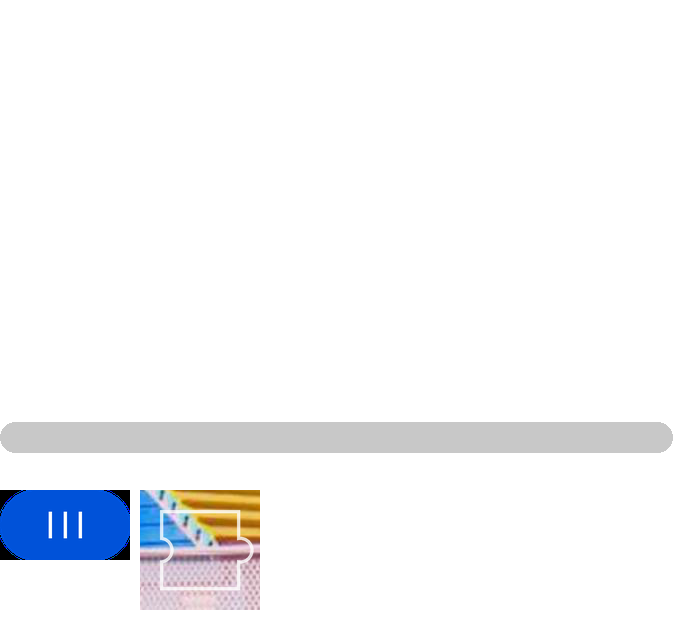
#> input picture piece.jpg, 682 x 620 px
$ python -i trueSolver.py   (imports and definitions only)
#> lines starting #> are read from the running program, lines starting #| are printed output that depends on the picture; after the words box and inside, x2 and y2 are one past the last pixel; in counts of white or black regions, pixels touching at a corner belong together
import cv2
import numpy as np


def get_points(background_path):
    # Загрузка изображения
#> called with background_path = 'piece.jpg'
    image = cv2.imread(background_path)
#> image is the input picture: shape (620, 682, 3); mean B, G, R 248.2, 245.9, 244.8

    # Преобразование изображения в градации серого
    gray = cv2.cvtColor(image, cv2.COLOR_BGR2GRAY)
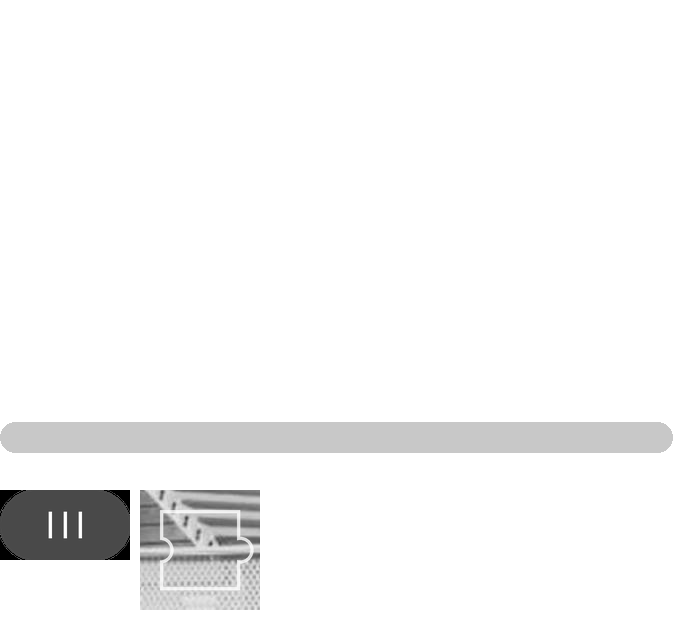
#> gray: shape (620, 682); min 0, max 255, mean 245.8

    # Применение фильтра Гаусса для сглаживания изображения
    blurred = cv2.GaussianBlur(gray, (5, 5), 0)

    # Применение адаптивной пороговой обработки для выделения контура
    thresh = cv2.adaptiveThreshold(
        blurred, 255, cv2.ADAPTIVE_THRESH_MEAN_C, cv2.THRESH_BINARY_INV, 11, 2
    )
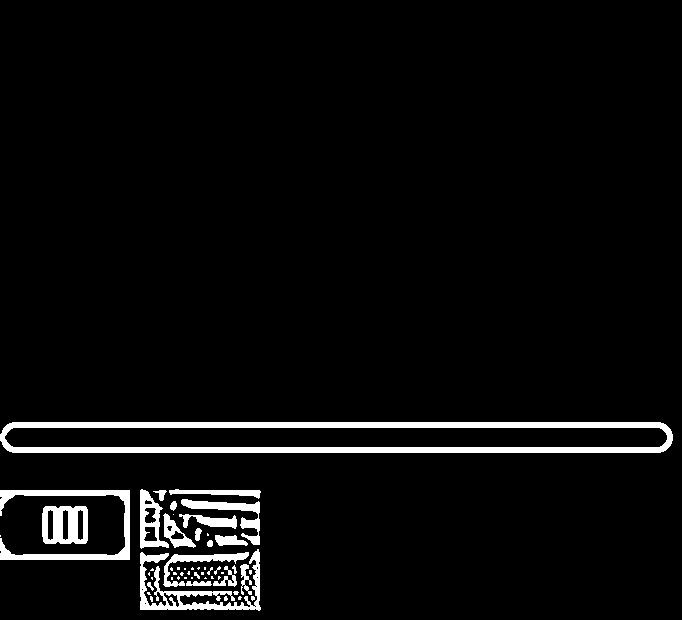
#> thresh: shape (620, 682); 4.4% white; 54 white regions (32 under 20 px)

    contours, hierarchy = cv2.findContours(
        thresh, cv2.RETR_EXTERNAL, cv2.CHAIN_APPROX_SIMPLE
    )
#> contours = 54 contours, 36 with area under 20; largest, box (x1, y1, x2, y2) and area: (0, 422, 673, 453) 19960, (0, 490, 130, 560) 1740, (140, 549, 261, 611) 1676, (42, 506, 88, 544) 1618, (140, 489, 169, 549) 982

    # Фильтрация контуров по цвету и площади
    filtered_contours = []
    for i, contour in enumerate(contours):
        # Проверка иерархии контура
        if hierarchy[0][i][3] == -1:
            # Вычисление прямоугольной области, охватывающей контур
            x, y, w, h = cv2.boundingRect(contour)

            # Проверка площади и размеров
            if w * h >= 70 * 70 and w <= 100 and h <= 100:
                filtered_contours.append(contour)
#> this loop made 54 passes
#> (contour, x, y, w, h) on passes 9, 10, 11, 12, 13, 14, 17, 18, 22, 25: ([[205, 577], [204, 578], [206, 578]], 204, 577, 3, 2), ([[191, 577], [191, 578], [192, 578], [192, 577]], 191, 577, 2, 2), ([[184, 577], [184, 578], [186, 578], [186, 577]], 184, 577, 3, 2), ([[171, 577], [171, 579], [172, 579], [172, 577]], 171, 577, 2, 3), ([[151, 577], [151, 578], [152, 579], [152, 577]], 151, 577, 2, 3), ([[218, 576], [218, 579], [220, 577], [219, 576]], 218, 576, 3, 4), ([[221, 572], [221, 573], [223, 573], [223, 572]], 221, 572, 3, 2), ([[201, 572], [201, 574], [203, 574], [203, 572]], 201, 572, 3, 3), ([[149, 572], [148, 573], [148, 574], [149, 575]], 148, 572, 2, 4), ([[184, 568], [184, 569], [185, 569], [185, 568]], 184, 568, 2, 2)
#> (x, y, w, h) on passes 1 to 6: (251, 596, 4, 5), (238, 596, 4, 4), (224, 596, 4, 5), (150, 596, 3, 6), (147, 592, 4, 3), (233, 591, 6, 4)
#> after the loop, filtered_contours = []

    # Нахождение контура с наибольшей площадью
#> (the run stopped early here; a loop or call above may not have finished)
